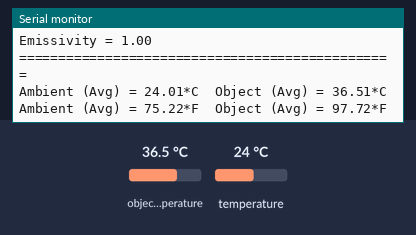
This sketch was run on a simulated Arduino Uno, built with avr-gcc and run on an emulated ATmega328P. On the bench: the last lines printed to the serial monitor. The test bench sets the inputs (shaded band); at power-on: object temperature 36.5 °C, temperature 24 °C.

Above: at 1.2 s.
1.3 s: object temperature set to 20 °C
2.8 s: temperature set to 12 °C
At 2.8 s:
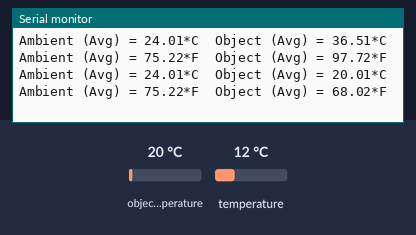
4.3 s: object temperature set to 39 °C
At 4.3 s:
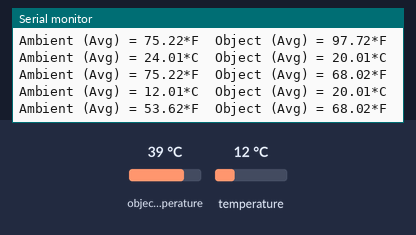
Timing chart, 0 to 7.3 s (numbered marks = the images above; inputs shaded):
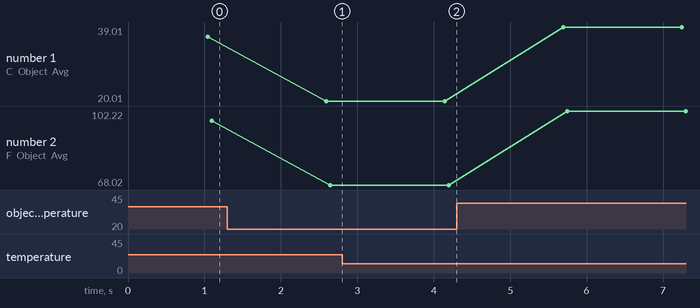

Measured:
- plotted number 1: 36.51 → 20.01 after the input at 1.3 s, 20.01 → 39.01 after the input at 4.3 s
- plotted number 2: 97.72 → 68.02 after the input at 1.3 s, 68.02 → 102.22 after the input at 4.3 s

The sketch:

MLX.ino
```cpp
#include <Adafruit_MLX90614.h>

Adafruit_MLX90614 mlx = Adafruit_MLX90614();

void setup() {
  Serial.begin(9600);
  while (!Serial);

  Serial.println("Adafruit MLX90614 test");

  if (!mlx.begin()) {
    Serial.println("Error connecting to MLX sensor. Check wiring.");
    while (1);
  };

  Serial.print("Emissivity = "); Serial.println(mlx.readEmissivity());
  Serial.println("================================================");
}

void loop() {
  float ambientTotal = 0;
  float objectTotal = 0;

  for (int i = 0; i < 10; i++) {
    ambientTotal += mlx.readAmbientTempC();
    objectTotal += mlx.readObjectTempC();
    delay(100); // 임의의 딜레이 추가
  }

  float ambientAvg = ambientTotal / 10.0;
  float objectAvg = objectTotal / 10.0;

  Serial.print("Ambient (Avg) = "); Serial.print(ambientAvg);
  Serial.print("*C\tObject (Avg) = "); Serial.print(objectAvg); Serial.println("*C");
  Serial.print("Ambient (Avg) = "); Serial.print(mlx.readAmbientTempF());
  Serial.print("*F\tObject (Avg) = "); Serial.print(mlx.readObjectTempF()); Serial.println("*F");

  Serial.println();
  delay(500);
}
```
